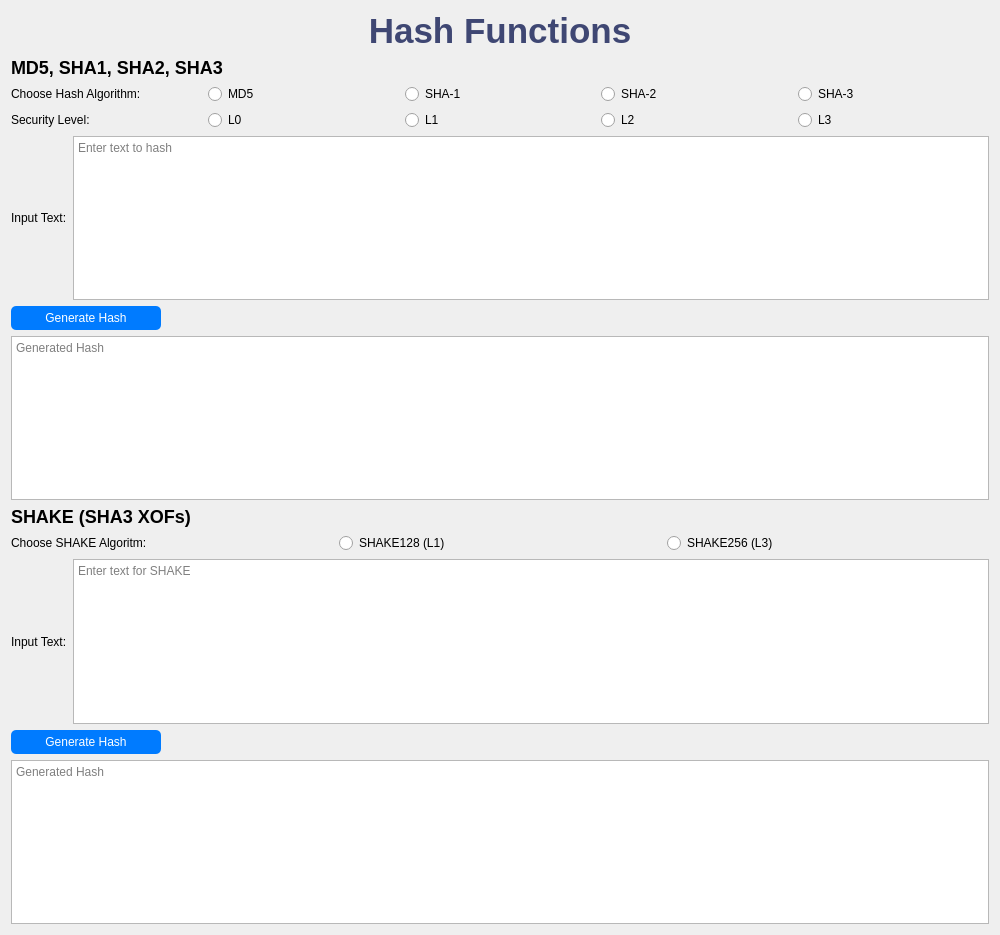
<?xml version="1.0" encoding="UTF-8"?>
<ui version="4.0">
 <class>Hash</class>
 <widget class="QWidget" name="Hash">
  <property name="geometry">
   <rect>
    <x>0</x>
    <y>0</y>
    <width>1000</width>
    <height>935</height>
   </rect>
  </property>
  <property name="mouseTracking">
   <bool>false</bool>
  </property>
  <property name="windowTitle">
   <string>Hash Functions</string>
  </property>
  <layout class="QVBoxLayout" name="verticalLayout">
   <item>
    <widget class="QLabel" name="mainTitle">
     <property name="styleSheet">
      <string>font-size: 35px; font-weight: bold; color: #3f4773;</string>
     </property>
     <property name="text">
      <string>Hash Functions</string>
     </property>
     <property name="alignment">
      <set>Qt::AlignCenter</set>
     </property>
    </widget>
   </item>
   <item>
    <widget class="QLabel" name="firstPartTitle">
     <property name="styleSheet">
      <string>font-size: 18px; font-weight: bold;</string>
     </property>
     <property name="text">
      <string>MD5, SHA1, SHA2, SHA3</string>
     </property>
    </widget>
   </item>
   <item>
    <layout class="QHBoxLayout" name="hashAlgorithmLayout">
     <item>
      <widget class="QLabel" name="hashAlgorithmLabel">
       <property name="text">
        <string>Choose Hash Algorithm:</string>
       </property>
      </widget>
     </item>
     <item>
      <widget class="QRadioButton" name="md5RadioButton">
       <property name="text">
        <string>MD5</string>
       </property>
       <attribute name="buttonGroup">
        <string notr="true">selHashAlgo</string>
       </attribute>
      </widget>
     </item>
     <item>
      <widget class="QRadioButton" name="sha1RadioButton">
       <property name="text">
        <string>SHA-1</string>
       </property>
       <attribute name="buttonGroup">
        <string notr="true">selHashAlgo</string>
       </attribute>
      </widget>
     </item>
     <item>
      <widget class="QRadioButton" name="sha2RadioButton">
       <property name="text">
        <string>SHA-2</string>
       </property>
       <attribute name="buttonGroup">
        <string notr="true">selHashAlgo</string>
       </attribute>
      </widget>
     </item>
     <item>
      <widget class="QRadioButton" name="sha3RadioButton">
       <property name="text">
        <string>SHA-3</string>
       </property>
       <attribute name="buttonGroup">
        <string notr="true">selHashAlgo</string>
       </attribute>
      </widget>
     </item>
    </layout>
   </item>
   <item>
    <layout class="QHBoxLayout" name="securityLevelLayout">
     <item>
      <widget class="QLabel" name="securityLevelLabel">
       <property name="text">
        <string>Security Level:</string>
       </property>
      </widget>
     </item>
     <item>
      <widget class="QRadioButton" name="securityLevelL0">
       <property name="text">
        <string>L0</string>
       </property>
       <attribute name="buttonGroup">
        <string notr="true">selSecLevel</string>
       </attribute>
      </widget>
     </item>
     <item>
      <widget class="QRadioButton" name="securityLevelL1">
       <property name="text">
        <string>L1</string>
       </property>
       <attribute name="buttonGroup">
        <string notr="true">selSecLevel</string>
       </attribute>
      </widget>
     </item>
     <item>
      <widget class="QRadioButton" name="securityLevelL2">
       <property name="text">
        <string>L2</string>
       </property>
       <attribute name="buttonGroup">
        <string notr="true">selSecLevel</string>
       </attribute>
      </widget>
     </item>
     <item>
      <widget class="QRadioButton" name="securityLevelL3">
       <property name="text">
        <string>L3</string>
       </property>
       <attribute name="buttonGroup">
        <string notr="true">selSecLevel</string>
       </attribute>
      </widget>
     </item>
    </layout>
   </item>
   <item>
    <layout class="QHBoxLayout" name="inputTextLayout">
     <item>
      <widget class="QLabel" name="inputHashabel">
       <property name="text">
        <string>Input Text:</string>
       </property>
      </widget>
     </item>
     <item>
      <widget class="QTextEdit" name="inputHash">
       <property name="placeholderText">
        <string>Enter text to hash</string>
       </property>
      </widget>
     </item>
    </layout>
   </item>
   <item>
    <widget class="QPushButton" name="btnGenHash">
     <property name="maximumSize">
      <size>
       <width>150</width>
       <height>30</height>
      </size>
     </property>
     <property name="mouseTracking">
      <bool>true</bool>
     </property>
     <property name="styleSheet">
      <string>background-color: #007BFF; color: white; padding: 5px 10px; border-radius: 5px;</string>
     </property>
     <property name="text">
      <string>Generate Hash</string>
     </property>
     <property name="checkable">
      <bool>false</bool>
     </property>
     <property name="flat">
      <bool>false</bool>
     </property>
    </widget>
   </item>
   <item>
    <widget class="QTextEdit" name="outputHash">
     <property name="readOnly">
      <bool>true</bool>
     </property>
     <property name="placeholderText">
      <string>Generated Hash</string>
     </property>
    </widget>
   </item>
   <item>
    <widget class="QLabel" name="secondPartTitle">
     <property name="styleSheet">
      <string>font-size: 18px; font-weight: bold;</string>
     </property>
     <property name="text">
      <string>SHAKE (SHA3 XOFs)</string>
     </property>
    </widget>
   </item>
   <item>
    <layout class="QHBoxLayout" name="securityLevelShakeLayout">
     <item>
      <widget class="QLabel" name="securityLevelShakeLabel">
       <property name="text">
        <string>Choose SHAKE Algoritm:</string>
       </property>
      </widget>
     </item>
     <item>
      <widget class="QRadioButton" name="securityLevelL1Shake">
       <property name="text">
        <string>SHAKE128 (L1)</string>
       </property>
       <attribute name="buttonGroup">
        <string notr="true">selShakeAlgo</string>
       </attribute>
      </widget>
     </item>
     <item>
      <widget class="QRadioButton" name="securityLevelL3Shake">
       <property name="text">
        <string>SHAKE256 (L3)</string>
       </property>
       <attribute name="buttonGroup">
        <string notr="true">selShakeAlgo</string>
       </attribute>
      </widget>
     </item>
    </layout>
   </item>
   <item>
    <layout class="QHBoxLayout" name="inputTextShakeLayout">
     <item>
      <widget class="QLabel" name="inputShakeLabel">
       <property name="text">
        <string>Input Text:</string>
       </property>
      </widget>
     </item>
     <item>
      <widget class="QTextEdit" name="inputShake">
       <property name="placeholderText">
        <string>Enter text for SHAKE</string>
       </property>
      </widget>
     </item>
    </layout>
   </item>
   <item>
    <widget class="QPushButton" name="btnGenShake">
     <property name="maximumSize">
      <size>
       <width>150</width>
       <height>30</height>
      </size>
     </property>
     <property name="styleSheet">
      <string>background-color: #007BFF; color: white; padding: 5px 10px; border-radius: 5px;</string>
     </property>
     <property name="text">
      <string>Generate Hash</string>
     </property>
    </widget>
   </item>
   <item>
    <widget class="QTextEdit" name="outputShake">
     <property name="readOnly">
      <bool>true</bool>
     </property>
     <property name="placeholderText">
      <string>Generated Hash</string>
     </property>
    </widget>
   </item>
  </layout>
 </widget>
 <resources/>
 <connections/>
 <buttongroups>
  <buttongroup name="selShakeAlgo"/>
  <buttongroup name="selSecLevel"/>
  <buttongroup name="selHashAlgo"/>
 </buttongroups>
</ui>
